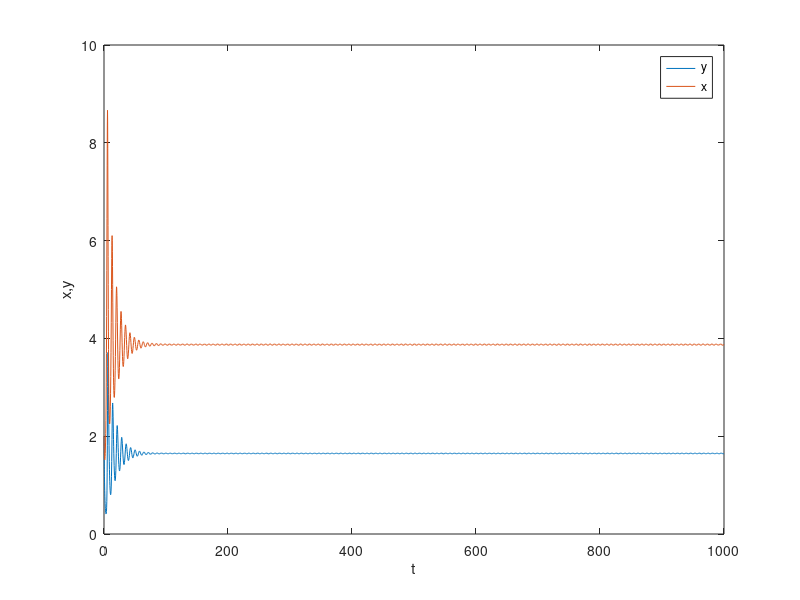

This chart was generated by the following MATLAB code:
function model
[T,Y]   = ode45(@Bqfun1,[0 1000],[2 2]);
%  [T1,Y1]   = ode45(@Bqfun1,[0 500],[1 8]);
%     plot (Y(:,1),Y(:,2))
    plot (T,Y(:,2),'DisplayName','y')
    hold on
    plot (T,Y(:,1),'DisplayName','x')
%  plot3 (T,Y(:,1),Y(:,2))
% plot (Y(:,1),Y(:,2),Y1(:,1),Y1(:,2))

xlabel('t');
ylabel('x,y');
legend('show')

function dy1 = Bqfun1(t,y)
dy1 = zeros(2,1);

r=2; K=50; theta=4; alpha=0.7; a=0.04; b=0.07; delta0=1; delta1=.3; c=0.7;

dy1=[(r*y(1)*(1-(y(1)/K))*((y(1))/(y(1)+theta))-(alpha*y(1)*y(2)/((1+a*y(1)+b*y(2)))))
    ((c*alpha*y(1)*y(2)/((1+a*y(1)+b*y(2))))-delta0*y(2)-delta1*y(2)*y(2))]

